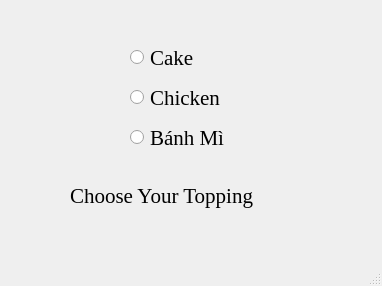
<?xml version="1.0" encoding="UTF-8"?>
<ui version="4.0">
 <class>MainWindow</class>
 <widget class="QMainWindow" name="MainWindow">
  <property name="geometry">
   <rect>
    <x>0</x>
    <y>0</y>
    <width>382</width>
    <height>286</height>
   </rect>
  </property>
  <property name="windowTitle">
   <string>MainWindow</string>
  </property>
  <widget class="QWidget" name="centralwidget">
   <widget class="QRadioButton" name="rad_cake">
    <property name="geometry">
     <rect>
      <x>130</x>
      <y>40</y>
      <width>82</width>
      <height>35</height>
     </rect>
    </property>
    <property name="font">
     <font>
      <family>Times New Roman</family>
      <pointsize>16</pointsize>
     </font>
    </property>
    <property name="text">
     <string>Cake</string>
    </property>
   </widget>
   <widget class="QLabel" name="label">
    <property name="geometry">
     <rect>
      <x>70</x>
      <y>180</y>
      <width>237</width>
      <height>31</height>
     </rect>
    </property>
    <property name="font">
     <font>
      <family>Times New Roman</family>
      <pointsize>16</pointsize>
     </font>
    </property>
    <property name="text">
     <string>Choose Your Topping</string>
    </property>
   </widget>
   <widget class="QRadioButton" name="rad_chicken">
    <property name="geometry">
     <rect>
      <x>130</x>
      <y>80</y>
      <width>117</width>
      <height>35</height>
     </rect>
    </property>
    <property name="font">
     <font>
      <family>Times New Roman</family>
      <pointsize>16</pointsize>
     </font>
    </property>
    <property name="text">
     <string>Chicken</string>
    </property>
   </widget>
   <widget class="QRadioButton" name="rad_banhmi">
    <property name="geometry">
     <rect>
      <x>130</x>
      <y>120</y>
      <width>123</width>
      <height>35</height>
     </rect>
    </property>
    <property name="font">
     <font>
      <family>Times New Roman</family>
      <pointsize>16</pointsize>
     </font>
    </property>
    <property name="text">
     <string>Bánh Mì</string>
    </property>
   </widget>
  </widget>
  <widget class="QMenuBar" name="menubar">
   <property name="geometry">
    <rect>
     <x>0</x>
     <y>0</y>
     <width>382</width>
     <height>26</height>
    </rect>
   </property>
  </widget>
  <widget class="QStatusBar" name="statusbar"/>
 </widget>
 <resources/>
 <connections/>
</ui>
